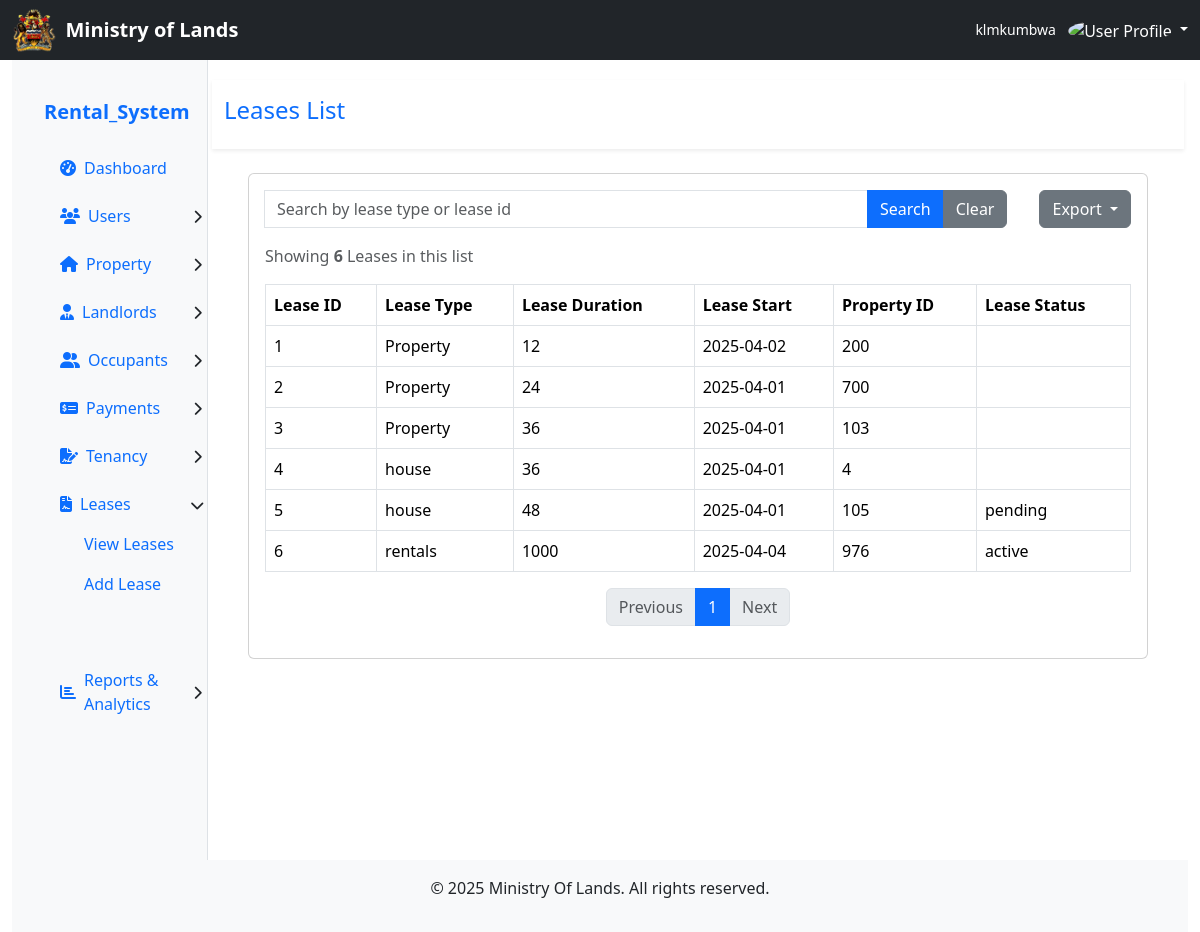
The app's page /index.php?page=leases (signed in) with its own data.
### tables this page shows
CREATE TABLE IF NOT EXISTS `lease` (
  `Lease_ID` int NOT NULL AUTO_INCREMENT,
  `Lease_type` varchar(50) DEFAULT NULL,
  `Lease_duration` int DEFAULT NULL,
  `Lease_start` date DEFAULT NULL,
  `Property_ID` int DEFAULT NULL,
  `Lease_status` varchar(255) DEFAULT 'Active',
  `created_at` timestamp NULL DEFAULT CURRENT_TIMESTAMP,
  `created_by` varchar(255) DEFAULT 'admin',
  PRIMARY KEY (`Lease_ID`),
  KEY `fk_Property_ID` (`Property_ID`)
);

### pages/view_leases.php (the view, shortened to what this page needs)
<?php
$search = $_GET['search'] ?? '';
$lease_count_query = "SELECT COUNT(*) AS total_leases FROM LEASE WHERE 1";
$stmt = $conn->prepare($lease_count_query);
$stmt->execute();
$result = $stmt->get_result();
$row = $result->fetch_assoc();
$total_leases = $row['total_leases'];
$limit = 50;
$page = isset($_GET['page']) && is_numeric($_GET['page']) && $_GET['page'] > 0 ? (int)$_GET['page'] : 1;
$start = ($page - 1) * $limit;
$start = (int) $start;
$limit = (int) $limit;
$sql = "SELECT
Lease_id,
Lease_type,
Lease_duration,
Lease_start,
Property_ID,
Lease_status
FROM LEASE WHERE 1";
$sql .= " LIMIT ?, ?";
$stmt = $conn->prepare($sql);
if (!empty($search)) {
    $stmt->bind_param("isii", $search_param, $search_param, $start, $limit);
} else {
    $stmt->bind_param("ii", $start, $limit);
}
$stmt->execute();
$result = $stmt->get_result();
$leases = [];
 while ($row = $result->fetch_assoc()) {
        $leases[] = $row;
    }
$total_pages = ceil($total_leases / $limit);
?>
            <div class="row bg-white py-3 shadow-sm">
                <div class="col">
                    <h4 class="text-primary">Leases List</h4>
                </div>
            </div>
            <div class="row p-4">
                <div class="col-md-12">
                    <div class="card">
                        <div class="card-body">
                        <form method="GET" action="index.php" class="mb-3 d-flex align-items-center">
    <div class="input-group me-3">
    <input type="text" name="search" class="form-control" placeholder="Search by lease type or lease id" value="<?= htmlspecialchars($search) ?>">
        <button class="btn btn-primary" type="submit">Search</button>
        <a href="index.php?page=leases" class="btn btn-secondary">Clear</a>
    </div>
    <div class="dropdown ms-3">
        <button class="btn btn-secondary dropdown-toggle" type="button" id="exportDropdown" data-bs-toggle="dropdown" aria-expanded="false">
            Export
        </button>
    </div>
</form>
<p class="text-muted">
    Showing <strong><?= $total_leases; ?></strong> Leases in this list
</p>
<table class="table table-bordered">
    <thead>
        <tr>
            <th>Lease ID</th>
            <th>Lease Type</th>
            <th>Lease Duration</th>
            <th>Lease Start</th>
            <th>Property ID</th>
            <th>Lease Status</th>
        </tr>
    </thead>
    <tbody>
        <?php foreach ($leases as $lease): ?>
            <tr>
                <td><?= htmlspecialchars($lease['Lease_id']); ?></td>
                <td><?= htmlspecialchars($lease['Lease_type']); ?></td>
                <td><?= htmlspecialchars($lease['Lease_duration']); ?></td>
                <td><?= htmlspecialchars($lease['Lease_start']); ?></td>
                <td><?= htmlspecialchars($lease['Property_ID']); ?></td>
                <td><?= htmlspecialchars($lease['Lease_status']?? ''); ?></td>
            </tr>
        <?php endforeach; ?>
    </tbody>
</table>
                            <nav>
                                <ul class="pagination justify-content-center">
                                    <li class="page-item <?= ($page <= 1) ? 'disabled' : '' ?>">
                                        <a class="page-link" href="?page=<?= $page - 1 ?>">Previous</a>
                                    </li>
                                    <?php for ($i = 1; $i <= $total_pages; $i++): ?>
                                        <li class="page-item <?= ($i == $page) ? 'active' : '' ?>">
                                            <a class="page-link" href="?page=<?= $i ?>"><?= $i ?></a>
                                        </li>
                                    <?php endfor; ?>
                                    <li class="page-item <?= ($page >= $total_pages) ? 'disabled' : '' ?>">
                                        <a class="page-link" href="?page=<?= $page + 1 ?>">Next</a>
                                    </li>
                                </ul>
                            </nav>
                        </div>
                    </div>
                </div>
            </div>

### records on screen
lease: Lease_ID "1", Lease_type "Property", Lease_duration "12", Lease_start "2025-04-02", Property_ID "200"
lease: Lease_ID "2", Lease_type "Property", Lease_duration "24", Lease_start "2025-04-01", Property_ID "700"
lease: Lease_ID "3", Lease_type "Property", Lease_duration "36", Lease_start "2025-04-01", Property_ID "103"
lease: Lease_ID "4", Lease_type "house", Lease_duration "36", Lease_start "2025-04-01", Property_ID "4"
lease: Lease_ID "5", Lease_type "house", Lease_duration "48", Lease_start "2025-04-01", Property_ID "105", Lease_status "pending"
lease: Lease_ID "6", Lease_type "rentals", Lease_duration "1000", Lease_start "2025-04-04", Property_ID "976", Lease_status "active"

### other values on screen
$username "klmkumbwa"
$total_leases "6"
